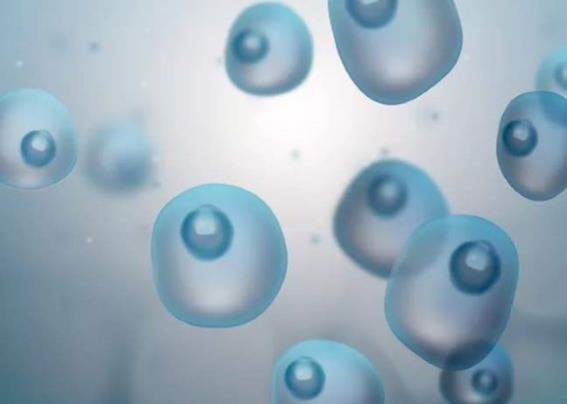
//> input picture Connect_Domain/Connect_Domain/cell.jpg, 567 x 404 px
$ ./Connect_Domain   (built with g++ and OpenCV 4)
//> lines starting //> are read from the running program, lines starting //| are printed output that depends on the picture
### Connect_Domain/Connect_Domain/pch.h
// 入门提示:
//   1. 使用解决方案资源管理器窗口添加/管理文件
//   2. 使用团队资源管理器窗口连接到源代码管理
//   3. 使用输出窗口查看生成输出和其他消息
//   4. 使用错误列表窗口查看错误
//   5. 转到“项目”>“添加新项”以创建新的代码文件，或转到“项目”>“添加现有项”以将现有代码文件添加到项目
//   6. 将来，若要再次打开此项目，请转到“文件”>“打开”>“项目”并选择 .sln 文件

#ifndef PCH_H
#define PCH_H

// TODO: 添加要在此处预编译的标头

#endif //PCH_H

### Connect_Domain/Connect_Domain/Connect_Domain.cpp
// Connect_Domain.cpp : 此文件包含 "main" 函数。程序执行将在此处开始并结束。
//

#include "pch.h"
#include <iostream>
#include "opencv2/opencv.hpp"

using namespace std;
using namespace cv;

int main()
{
	Mat InputImage, OutImage;
	InputImage = imread("cell.jpg", IMREAD_COLOR);
//> InputImage is the input picture: 404 rows x 567 cols, CV_8UC3; mean B, G, R 187.7, 173.9, 153
	if (InputImage.data == nullptr)
	{
		cout << "Load image error !" << endl;
		return 0;
	}
	imshow("src", InputImage);
	Mat BinaryImage, GrayImage, CannyImage;
	cvtColor(InputImage, GrayImage, COLOR_BGR2GRAY);
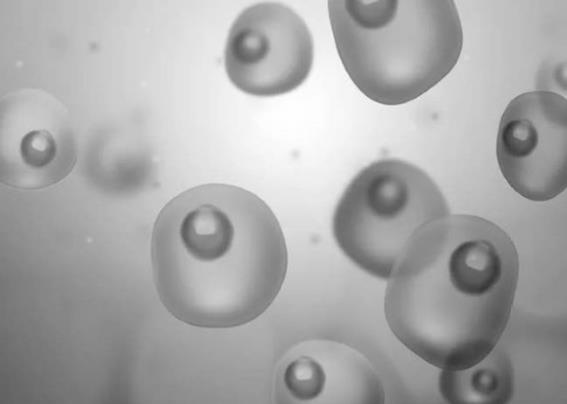
//> GrayImage: 404 rows x 567 cols, CV_8UC1; min 50, max 255, mean 169.2
	imshow("Gray", GrayImage);

	Canny(GrayImage, CannyImage, 30, 60);
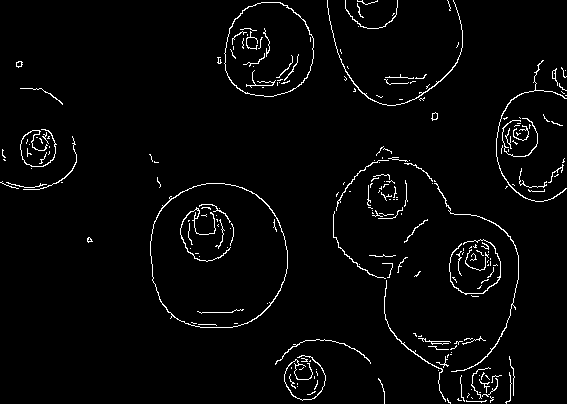
//> CannyImage: 404 rows x 567 cols, CV_8UC1; 2.8% white in thin lines or dots
// 	erode(CannyImage, CannyImage, 3);  //腐蚀
// 	dilate(CannyImage, CannyImage, 3); //膨胀
	imshow("Canny",CannyImage);
//> (the run ends here: the program needs code that is not available in this run, at `findContours(CannyImage, );`)
